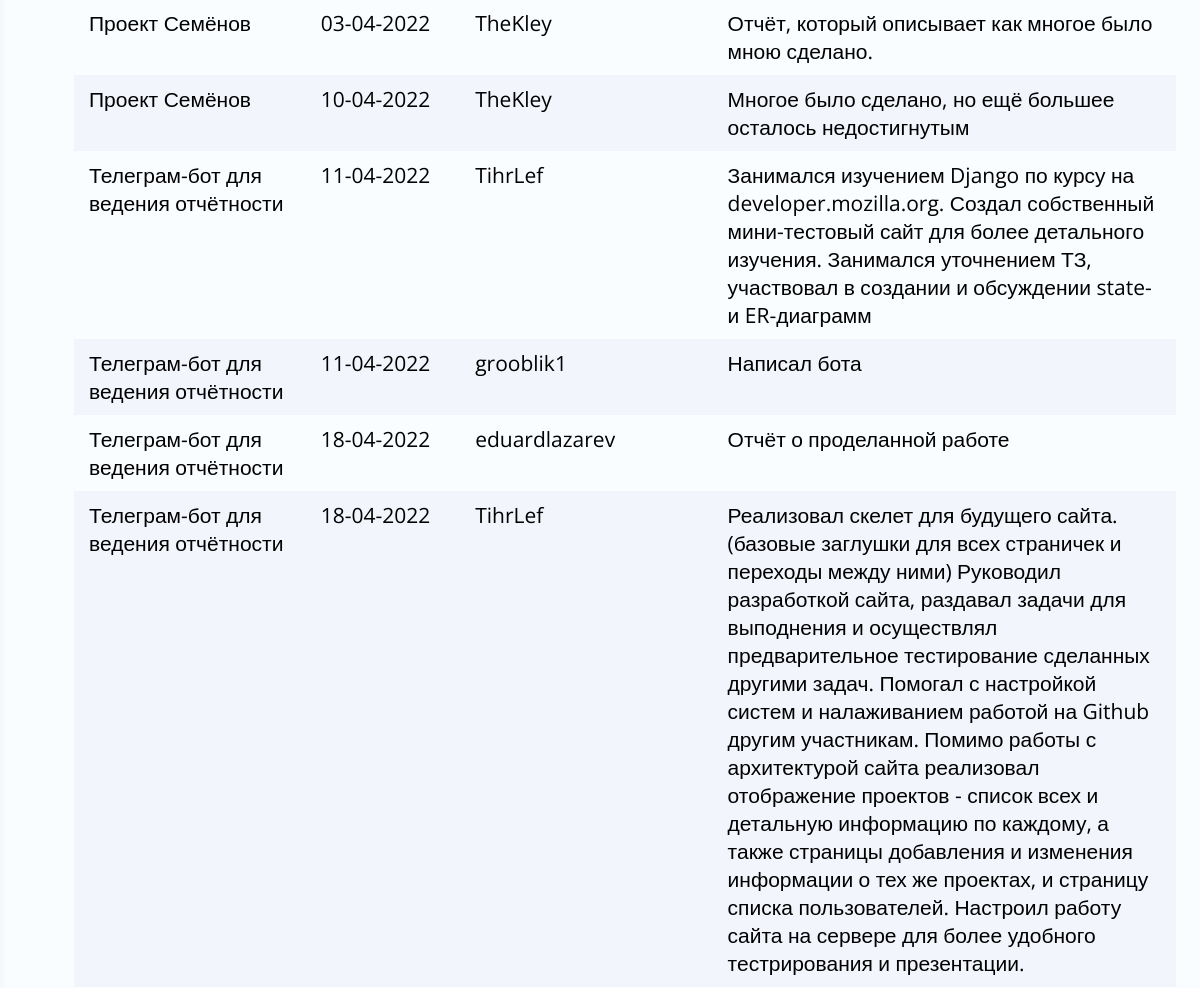
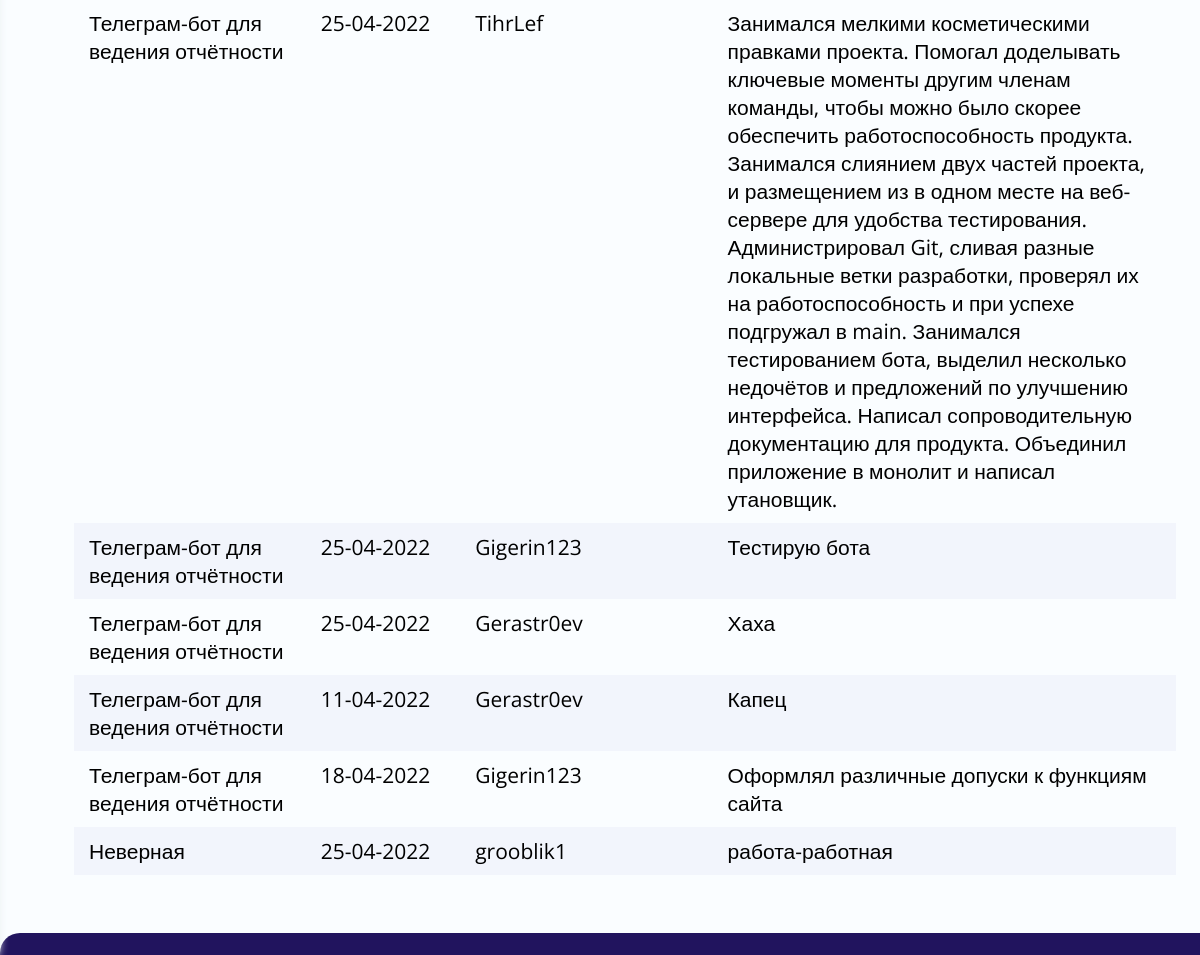
Before: /TeleBot/reports/ (signed in, lower part) with the older database file (2 pictures, top to bottom).
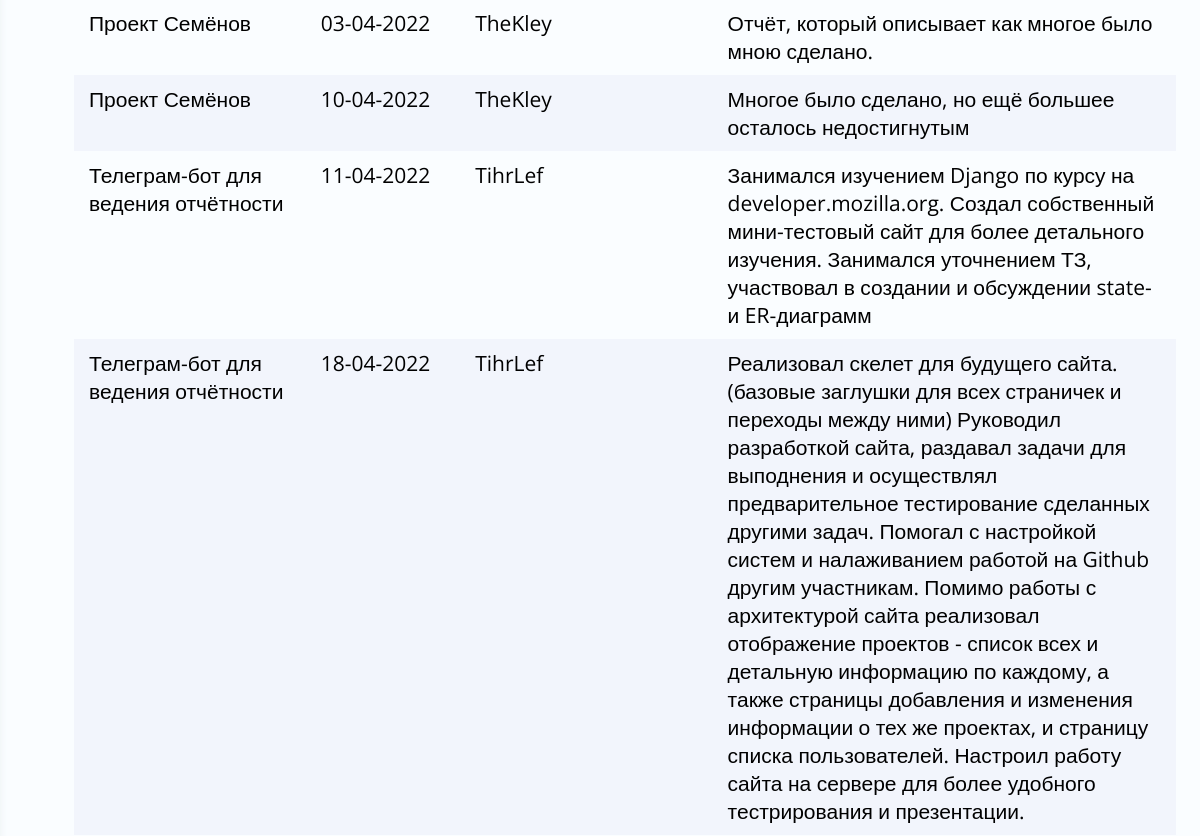
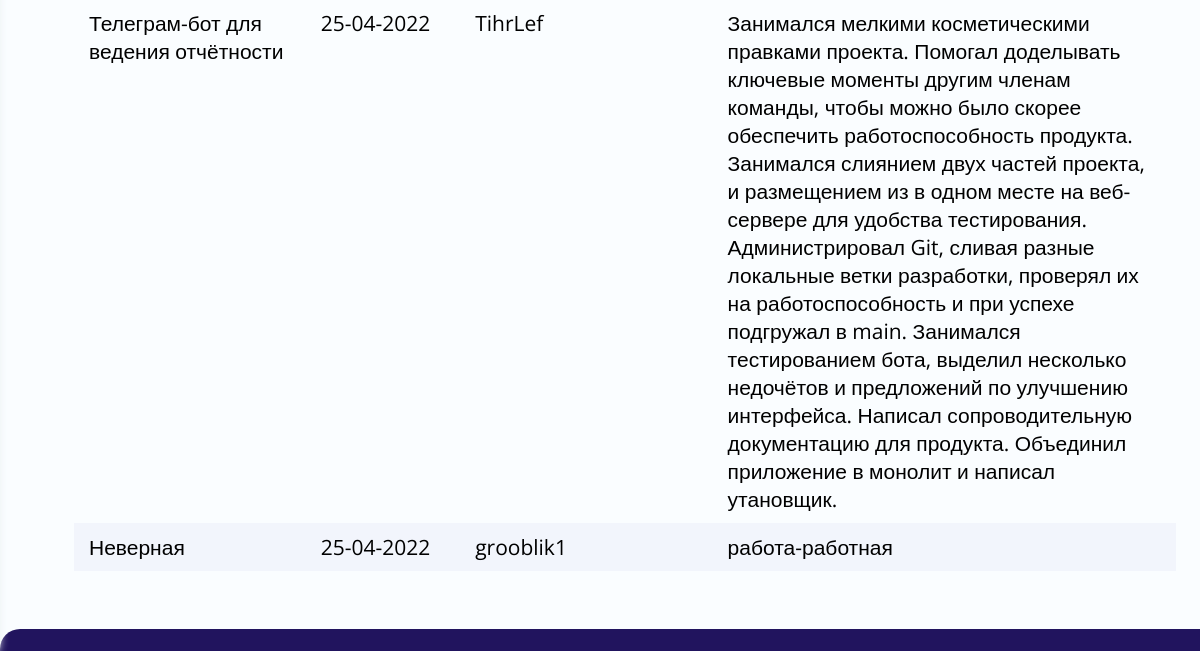
After: the same page with the newer database file (2 pictures, top to bottom).
### Reports/models.py (models this page shows, shortened)
class Report(models.Model):
	user = models.ForeignKey(User, on_delete=models.SET_NULL, null=True)
	project = models.ForeignKey(Project, on_delete=models.SET_NULL, null=True)
	report_date = models.DateField(default = date.today)
	message = models.TextField(max_length=1000, help_text="Write any additional comments")

### Projects/models.py (models this page shows, shortened)
class Project(models.Model):
	name = models.CharField(unique = True, max_length=200)
	start_date = models.DateField(default = datetime.now, null=True, blank=True)
	end_date = models.DateField(null=True, blank=True)
	users = models.ManyToManyField(User)
	responsible_user = models.ForeignKey(User, related_name="responsible", on_delete=models.SET_NULL, null=True)
	def __str__(self):
		return self.name

### Users/models.py (models this page shows, shortened)
class User(AbstractUser):
	personal_token = models.UUIDField(default=uuid.uuid4, help_text="Unique ID for this particular book across whole library")
	telegram_id = models.BigIntegerField(primary_key=True, unique=True)
	def __str__(self):
		return self.username
	def get_absolute_url(self):
		return reverse('user-detail', args=[str(self.telegram_id)])
	def is_verified(self):
		return (self.is_active) or (self.is_staff)

### TeleBot/views.py (the view, shortened to what this page needs)
@user_passes_test(User.is_verified)
def report(request):
	reports = available_reports(request)
	error_message = ''
	path = r"TeleBot/static"
	name = make_pdf(request, reports, path)
	projects = available_projects(request)
	users = available_users(request)
	if len(users) == 1:
		users.clear()
	if len(projects) == 1:
		projects.clear()
	return render(
		request,
		'Reports/reports_list.html',
		context = {'reports': reports,
			 'projects': projects,
			 'available_users': users,
			 'error_message': error_message,
			 'form': FilterForm(request.POST) if request.method == 'POST' else FilterForm(),
			 'pdfname': name[len(path):] + r"/simple_demo" + str(request.user) + ".pdf"})

### TeleBot/views.py (called while the page is built)
def available_reports(request):
	return list(filter(lambda rep: (str(request.user) == str(rep.user) or request.user.is_staff or\
									str(request.user) == str(rep.project.responsible_user)),
					   Report.objects.order_by("project")))

def available_projects(request):
	if request.user.is_staff:
		return list(Project.objects.all())
	return list(request.user.project_set.all())

def available_users(request):
	if request.user.is_staff:
		return list(User.objects.all())
	users = []
	for project in available_projects(request):
			if(str(request.user) == str(project.responsible_user)):
				users += [user for user in project.users.all()]
	return list(set(users))

	def MakeDir(self, path = None, prefix = '', lifetime = 0):
		th = Thread(target = self.creation, args=(path, prefix, lifetime))
		th.start()
		while self.name is None:
			time.sleep(0.01)

	def creation(self, path = None, prefix = '', lifetime = 0):
		if path:
			tempfile.tempdir = path
		temp = td(prefix = prefix)
		self.name = str(temp.name)
		time.sleep(lifetime)

### TeleBot/templates/Reports/reports_list.html (shortened to what this page needs)
{% extends "base_generic.html" %}
{% load static %}
{% block content %}
{% if error_message%}
<span>{{error_message}}</span>
{% else%}
            {% if reports%}
            <table align = center width = 85%  id="myTable" class="table">
    		<tbody>
      		{% for report in reports %}
      		<tr>
				<td>				{{report.project}}</td>
				<td align=center>	{{report.report_date|date:'d-m-Y'}}</td>
				<td align=center>	{{report.user}}</td>
				<td align=center>   {{report.message}}</td>
      		</tr>
      		{% endfor %}
      		</tbody>
			</table>
            {% else%}
            Нет отчетов.
            {% endif%}
{% endif%}
{% endblock %}

Changed rows visible on the page:
removed Report: project "Телеграм-бот для ведения отчётности", report_date "11-04-2022", user "grooblik1", message "Написал бота"
removed Report: project "Телеграм-бот для ведения отчётности", report_date "18-04-2022", user "eduardlazarev", message "Отчёт о проделанной работе"
removed Report: project "Телеграм-бот для ведения отчётности", report_date "25-04-2022", user "Gigerin123", message "Тестирую бота"
removed Report: project "Телеграм-бот для ведения отчётности", report_date "25-04-2022", user "Gerastr0ev", message "Хаха"
removed Report: project "Телеграм-бот для ведения отчётности", report_date "11-04-2022", user "Gerastr0ev", message "Капец"
removed Report: project "Телеграм-бот для ведения отчётности", report_date "18-04-2022", user "Gigerin123", message "Оформлял различные допуски к функциям сайта"
